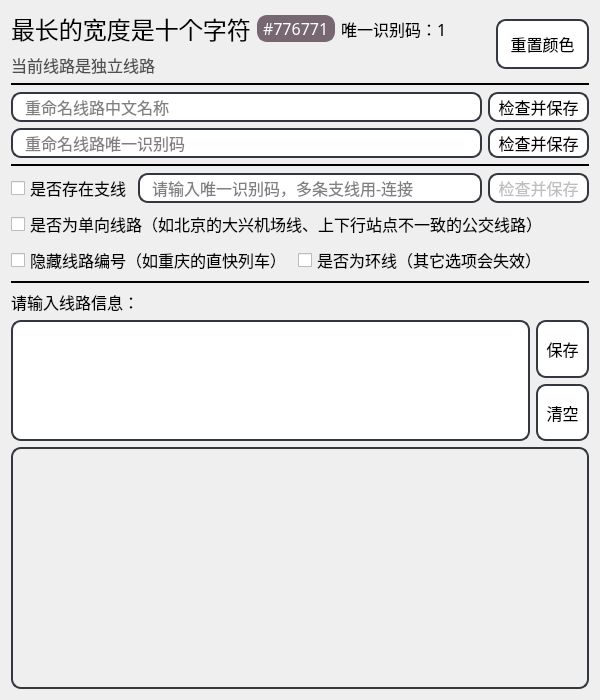
<?xml version="1.0" encoding="UTF-8"?>
<ui version="4.0">
 <class>make_layout</class>
 <widget class="QDialog" name="make_layout">
  <property name="geometry">
   <rect>
    <x>0</x>
    <y>0</y>
    <width>600</width>
    <height>700</height>
   </rect>
  </property>
  <property name="font">
   <font>
    <family>黑体</family>
    <pointsize>12</pointsize>
   </font>
  </property>
  <property name="windowTitle">
   <string>鹅山通</string>
  </property>
  <property name="windowIcon">
   <iconset>
    <normaloff>icon.svg</normaloff>icon.svg</iconset>
  </property>
  <property name="layoutDirection">
   <enum>Qt::RightToLeft</enum>
  </property>
  <layout class="QVBoxLayout" stretch="0,0,0,0,0,0,0,0,0,0,50,100">
   <item>
    <layout class="QHBoxLayout" name="title_layout">
     <item>
      <widget class="QPushButton" name="changeColor">
       <property name="sizePolicy">
        <sizepolicy hsizetype="Fixed" vsizetype="Fixed">
         <horstretch>0</horstretch>
         <verstretch>0</verstretch>
        </sizepolicy>
       </property>
       <property name="minimumSize">
        <size>
         <width>0</width>
         <height>50</height>
        </size>
       </property>
       <property name="font">
        <font>
         <family>黑体</family>
         <pointsize>12</pointsize>
        </font>
       </property>
       <property name="styleSheet">
        <string notr="true">QPushButton {
	border-radius: 10px;
	border: 2px solid #33373E;
    background-color: #FFFFFF;      
}
QPushButton:hover {
    background-color: rgb(209, 209, 209);
}
QPushButton:pressed {
    background-color: rgb(190, 190, 190); 
}</string>
       </property>
       <property name="text">
        <string>   重置颜色   </string>
       </property>
      </widget>
     </item>
     <item>
      <layout class="QVBoxLayout" name="information_layout">
       <item>
        <layout class="QHBoxLayout" name="color_name_layout">
         <item>
          <widget class="QLabel" name="routeID">
           <property name="sizePolicy">
            <sizepolicy hsizetype="Preferred" vsizetype="Fixed">
             <horstretch>0</horstretch>
             <verstretch>0</verstretch>
            </sizepolicy>
           </property>
           <property name="font">
            <font>
             <family>黑体</family>
             <pointsize>12</pointsize>
            </font>
           </property>
           <property name="text">
            <string>唯一识别码：1</string>
           </property>
          </widget>
         </item>
         <item>
          <widget class="QLabel" name="colorID">
           <property name="sizePolicy">
            <sizepolicy hsizetype="Fixed" vsizetype="Fixed">
             <horstretch>0</horstretch>
             <verstretch>0</verstretch>
            </sizepolicy>
           </property>
           <property name="font">
            <font>
             <family>黑体</family>
             <pointsize>12</pointsize>
            </font>
           </property>
           <property name="styleSheet">
            <string notr="true">QLabel {
	color: rgb(255,255,255);
	border: 2px solid #776771; 
	background-color: #776771; 
	border-radius: 10px; 
}</string>
           </property>
           <property name="text">
            <string>#776771</string>
           </property>
          </widget>
         </item>
         <item>
          <widget class="QLabel" name="name">
           <property name="sizePolicy">
            <sizepolicy hsizetype="Fixed" vsizetype="Fixed">
             <horstretch>0</horstretch>
             <verstretch>0</verstretch>
            </sizepolicy>
           </property>
           <property name="font">
            <font>
             <family>黑体</family>
             <pointsize>18</pointsize>
             <weight>50</weight>
             <bold>false</bold>
             <underline>false</underline>
            </font>
           </property>
           <property name="styleSheet">
            <string notr="true"/>
           </property>
           <property name="text">
            <string>最长的宽度是十个字符</string>
           </property>
           <property name="textFormat">
            <enum>Qt::AutoText</enum>
           </property>
           <property name="alignment">
            <set>Qt::AlignBottom|Qt::AlignLeading|Qt::AlignLeft</set>
           </property>
          </widget>
         </item>
        </layout>
       </item>
       <item>
        <widget class="QLabel" name="branchCondition">
         <property name="font">
          <font>
           <family>黑体</family>
           <pointsize>12</pointsize>
          </font>
         </property>
         <property name="styleSheet">
          <string notr="true">color: #505050;</string>
         </property>
         <property name="text">
          <string>当前线路是独立线路</string>
         </property>
        </widget>
       </item>
      </layout>
     </item>
    </layout>
   </item>
   <item>
    <widget class="Line" name="line_2">
     <property name="frameShadow">
      <enum>QFrame::Plain</enum>
     </property>
     <property name="lineWidth">
      <number>2</number>
     </property>
     <property name="orientation">
      <enum>Qt::Horizontal</enum>
     </property>
    </widget>
   </item>
   <item>
    <layout class="QHBoxLayout" name="horizontalLayout_2">
     <item>
      <widget class="QPushButton" name="checkName">
       <property name="sizePolicy">
        <sizepolicy hsizetype="Minimum" vsizetype="Fixed">
         <horstretch>0</horstretch>
         <verstretch>0</verstretch>
        </sizepolicy>
       </property>
       <property name="minimumSize">
        <size>
         <width>0</width>
         <height>30</height>
        </size>
       </property>
       <property name="styleSheet">
        <string notr="true">QPushButton {
	border-radius: 10px;
	border: 2px solid #33373E;
    background-color: #FFFFFF;      
}
QPushButton:hover {
    background-color: rgb(209, 209, 209);
}
QPushButton:pressed {
    background-color: rgb(190, 190, 190); 
}</string>
       </property>
       <property name="text">
        <string>  检查并保存  </string>
       </property>
      </widget>
     </item>
     <item>
      <widget class="QLineEdit" name="changeName">
       <property name="sizePolicy">
        <sizepolicy hsizetype="Expanding" vsizetype="Fixed">
         <horstretch>0</horstretch>
         <verstretch>0</verstretch>
        </sizepolicy>
       </property>
       <property name="minimumSize">
        <size>
         <width>0</width>
         <height>30</height>
        </size>
       </property>
       <property name="styleSheet">
        <string notr="true">QLineEdit {
    border: 2px solid #33373E;     
    border-radius: 10px;            
    padding-left: 10px;             
    padding-right: 10px;          
    color: #000000;                 
    background-color: #FFFFFF;      
}
</string>
       </property>
       <property name="placeholderText">
        <string>重命名线路中文名称</string>
       </property>
      </widget>
     </item>
    </layout>
   </item>
   <item>
    <layout class="QHBoxLayout" name="horizontalLayout_3">
     <item>
      <widget class="QPushButton" name="checkCode">
       <property name="sizePolicy">
        <sizepolicy hsizetype="Minimum" vsizetype="Fixed">
         <horstretch>0</horstretch>
         <verstretch>0</verstretch>
        </sizepolicy>
       </property>
       <property name="minimumSize">
        <size>
         <width>0</width>
         <height>30</height>
        </size>
       </property>
       <property name="styleSheet">
        <string notr="true">QPushButton {
	border-radius: 10px;
	border: 2px solid #33373E;
    background-color: #FFFFFF;      
}
QPushButton:hover {
    background-color: rgb(209, 209, 209);
}
QPushButton:pressed {
    background-color: rgb(190, 190, 190); 
}</string>
       </property>
       <property name="text">
        <string>  检查并保存  </string>
       </property>
      </widget>
     </item>
     <item>
      <widget class="QLineEdit" name="changeCode">
       <property name="sizePolicy">
        <sizepolicy hsizetype="Expanding" vsizetype="Fixed">
         <horstretch>0</horstretch>
         <verstretch>0</verstretch>
        </sizepolicy>
       </property>
       <property name="minimumSize">
        <size>
         <width>0</width>
         <height>30</height>
        </size>
       </property>
       <property name="styleSheet">
        <string notr="true">QLineEdit {
    border: 2px solid #33373E;     
    border-radius: 10px;            
    padding-left: 10px;             
    padding-right: 10px;          
    color: #000000;                 
    background-color: #FFFFFF;      
}
</string>
       </property>
       <property name="placeholderText">
        <string>重命名线路唯一识别码</string>
       </property>
      </widget>
     </item>
    </layout>
   </item>
   <item>
    <widget class="Line" name="line">
     <property name="frameShadow">
      <enum>QFrame::Plain</enum>
     </property>
     <property name="lineWidth">
      <number>2</number>
     </property>
     <property name="orientation">
      <enum>Qt::Horizontal</enum>
     </property>
    </widget>
   </item>
   <item>
    <layout class="QHBoxLayout" name="branch_layout">
     <item>
      <widget class="QPushButton" name="testBranch">
       <property name="enabled">
        <bool>false</bool>
       </property>
       <property name="sizePolicy">
        <sizepolicy hsizetype="Preferred" vsizetype="Fixed">
         <horstretch>0</horstretch>
         <verstretch>0</verstretch>
        </sizepolicy>
       </property>
       <property name="minimumSize">
        <size>
         <width>0</width>
         <height>30</height>
        </size>
       </property>
       <property name="styleSheet">
        <string notr="true">QPushButton {
	border-radius: 10px;
	border: 2px solid #33373E;
    background-color: #FFFFFF;      
}
QPushButton:hover {
    background-color: rgb(209, 209, 209);
}
QPushButton:pressed {
    background-color: rgb(190, 190, 190); 
}</string>
       </property>
       <property name="text">
        <string>  检查并保存  </string>
       </property>
       <property name="checkable">
        <bool>false</bool>
       </property>
       <property name="flat">
        <bool>false</bool>
       </property>
      </widget>
     </item>
     <item>
      <widget class="QLineEdit" name="keyInBranch">
       <property name="sizePolicy">
        <sizepolicy hsizetype="Expanding" vsizetype="Fixed">
         <horstretch>0</horstretch>
         <verstretch>0</verstretch>
        </sizepolicy>
       </property>
       <property name="minimumSize">
        <size>
         <width>0</width>
         <height>30</height>
        </size>
       </property>
       <property name="styleSheet">
        <string notr="true">QLineEdit {
    border: 2px solid #33373E;     
    border-radius: 10px;            
    padding-left: 10px;             
    padding-right: 10px;          
    color: #000000;                 
    background-color: #FFFFFF;      
}
</string>
       </property>
       <property name="inputMask">
        <string/>
       </property>
       <property name="readOnly">
        <bool>true</bool>
       </property>
       <property name="placeholderText">
        <string>请输入唯一识别码，多条支线用-连接</string>
       </property>
      </widget>
     </item>
     <item>
      <widget class="QCheckBox" name="haveBranch">
       <property name="sizePolicy">
        <sizepolicy hsizetype="Minimum" vsizetype="Fixed">
         <horstretch>0</horstretch>
         <verstretch>0</verstretch>
        </sizepolicy>
       </property>
       <property name="minimumSize">
        <size>
         <width>0</width>
         <height>30</height>
        </size>
       </property>
       <property name="layoutDirection">
        <enum>Qt::LeftToRight</enum>
       </property>
       <property name="text">
        <string>是否存在支线</string>
       </property>
       <property name="checked">
        <bool>false</bool>
       </property>
       <property name="tristate">
        <bool>false</bool>
       </property>
      </widget>
     </item>
    </layout>
   </item>
   <item>
    <widget class="QCheckBox" name="oneDirection">
     <property name="sizePolicy">
      <sizepolicy hsizetype="Expanding" vsizetype="Fixed">
       <horstretch>0</horstretch>
       <verstretch>30</verstretch>
      </sizepolicy>
     </property>
     <property name="minimumSize">
      <size>
       <width>0</width>
       <height>30</height>
      </size>
     </property>
     <property name="layoutDirection">
      <enum>Qt::LeftToRight</enum>
     </property>
     <property name="text">
      <string>是否为单向线路（如北京的大兴机场线、上下行站点不一致的公交线路）</string>
     </property>
    </widget>
   </item>
   <item>
    <layout class="QHBoxLayout" name="horizontalLayout_4">
     <item>
      <widget class="QCheckBox" name="loop">
       <property name="sizePolicy">
        <sizepolicy hsizetype="Expanding" vsizetype="Fixed">
         <horstretch>0</horstretch>
         <verstretch>30</verstretch>
        </sizepolicy>
       </property>
       <property name="minimumSize">
        <size>
         <width>0</width>
         <height>30</height>
        </size>
       </property>
       <property name="layoutDirection">
        <enum>Qt::LeftToRight</enum>
       </property>
       <property name="text">
        <string>是否为环线（其它选项会失效）</string>
       </property>
       <property name="checkable">
        <bool>true</bool>
       </property>
      </widget>
     </item>
     <item>
      <widget class="QCheckBox" name="numHidden">
       <property name="sizePolicy">
        <sizepolicy hsizetype="Minimum" vsizetype="Fixed">
         <horstretch>0</horstretch>
         <verstretch>30</verstretch>
        </sizepolicy>
       </property>
       <property name="minimumSize">
        <size>
         <width>0</width>
         <height>30</height>
        </size>
       </property>
       <property name="layoutDirection">
        <enum>Qt::LeftToRight</enum>
       </property>
       <property name="text">
        <string>隐藏线路编号（如重庆的直快列车）</string>
       </property>
      </widget>
     </item>
    </layout>
   </item>
   <item>
    <widget class="Line" name="line_3">
     <property name="frameShadow">
      <enum>QFrame::Plain</enum>
     </property>
     <property name="lineWidth">
      <number>2</number>
     </property>
     <property name="orientation">
      <enum>Qt::Horizontal</enum>
     </property>
    </widget>
   </item>
   <item>
    <widget class="QLabel" name="label">
     <property name="sizePolicy">
      <sizepolicy hsizetype="Preferred" vsizetype="Fixed">
       <horstretch>0</horstretch>
       <verstretch>0</verstretch>
      </sizepolicy>
     </property>
     <property name="text">
      <string>请输入线路信息：</string>
     </property>
    </widget>
   </item>
   <item>
    <layout class="QHBoxLayout" name="horizontalLayout">
     <item>
      <layout class="QVBoxLayout" name="verticalLayout">
       <item>
        <widget class="QPushButton" name="save">
         <property name="sizePolicy">
          <sizepolicy hsizetype="Fixed" vsizetype="Preferred">
           <horstretch>0</horstretch>
           <verstretch>0</verstretch>
          </sizepolicy>
         </property>
         <property name="styleSheet">
          <string notr="true">QPushButton {
	border-radius: 10px;
	border: 2px solid #33373E;
    background-color: #FFFFFF;      
}
QPushButton:hover {
    background-color: rgb(209, 209, 209);
}
QPushButton:pressed {
    background-color: rgb(190, 190, 190); 
}</string>
         </property>
         <property name="text">
          <string>  保存  </string>
         </property>
        </widget>
       </item>
       <item>
        <widget class="QPushButton" name="clear">
         <property name="sizePolicy">
          <sizepolicy hsizetype="Fixed" vsizetype="Preferred">
           <horstretch>0</horstretch>
           <verstretch>0</verstretch>
          </sizepolicy>
         </property>
         <property name="styleSheet">
          <string notr="true">QPushButton {
	border-radius: 10px;
	border: 2px solid #33373E;
    background-color: #FFFFFF;      
}
QPushButton:hover {
    background-color: rgb(209, 209, 209);
}
QPushButton:pressed {
    background-color: rgb(190, 190, 190); 
}</string>
         </property>
         <property name="text">
          <string>  清空  </string>
         </property>
        </widget>
       </item>
      </layout>
     </item>
     <item>
      <widget class="QTextEdit" name="info">
       <property name="sizePolicy">
        <sizepolicy hsizetype="Expanding" vsizetype="Preferred">
         <horstretch>0</horstretch>
         <verstretch>0</verstretch>
        </sizepolicy>
       </property>
       <property name="minimumSize">
        <size>
         <width>0</width>
         <height>0</height>
        </size>
       </property>
       <property name="styleSheet">
        <string notr="true">QTextEdit {
    border: 2px solid #33373E;     
    border-radius: 10px;                  
	padding: 10px;   
    color: #000000;                 
    background-color: #FFFFFF;      
}

QTextEdit QScrollBar:vertical {
    border: none;
    background: transparent; /* 滚动条背景透明 */
    width: 10px; /* 滚动条宽度 */
    margin: 0px 0 0px 0;
}

QTextEdit QScrollBar::handle:vertical {
    background: Gainsboro; /* 滑块颜色 */
    min-height: 20px; /* 滑块最小高度 */
    border-radius: 5px; /* 滑块圆角 */
    border: none;
}

QTextEdit QScrollBar::handle:vertical:hover,
QTextEdit QScrollBar::handle:vertical:pressed {
    background: rgb(209, 209, 209); /* 鼠标悬停或按下时的滑块颜色 */
}

QTextEdit QScrollBar::add-line:vertical,
QTextEdit QScrollBar::sub-line:vertical {
    border: none;
    height: 0px; /* 隐藏上下按钮 */
    background: none;
}

QTextEdit QScrollBar::add-page:vertical,
QTextEdit QScrollBar::sub-page:vertical {
    background: transparent; /* 滑块上下未占用区域背景透明 */
}
</string>
       </property>
      </widget>
     </item>
    </layout>
   </item>
   <item>
    <widget class="QScrollArea" name="scrollArea">
     <property name="sizePolicy">
      <sizepolicy hsizetype="Expanding" vsizetype="Expanding">
       <horstretch>0</horstretch>
       <verstretch>0</verstretch>
      </sizepolicy>
     </property>
     <property name="font">
      <font>
       <family>黑体</family>
       <pointsize>12</pointsize>
      </font>
     </property>
     <property name="layoutDirection">
      <enum>Qt::LeftToRight</enum>
     </property>
     <property name="styleSheet">
      <string notr="true">#scrollArea {
	border-radius: 10px;
	border: 2px solid #33373E;
	border-style: solid;
	padding: 10px;
}
QScrollBar:vertical {
border: none;
width: 10px;
margin: 0px 0 0px 0;
}
QScrollBar::handle:vertical {
background: Gainsboro;
min-height: 20px;
border-radius: 5px;
border: none;
}
QScrollBar::add-line:vertical {
border: 0px solid grey;
height: 0px;
subcontrol-position: bottom;
subcontrol-origin: margin;
}
QScrollBar::sub-line:vertical {
border: 0px solid grey;
height: 0px;
subcontrol-position: top;
subcontrol-origin: margin;
}
QScrollBar::add-page:vertical, QScrollBar::sub-page:vertical {
background: none;
width: 0px;
height: 0px;
}
QScrollBar::handle:vertical:hover,QScrollBar::handle:vertical:pressed{
background: rgb(209, 209, 209);
min-height: 20px;
border-radius: 5px;
border: none;
}</string>
     </property>
     <property name="horizontalScrollBarPolicy">
      <enum>Qt::ScrollBarAlwaysOff</enum>
     </property>
     <property name="widgetResizable">
      <bool>true</bool>
     </property>
     <widget class="QWidget" name="scrollAreaWidgetContents">
      <property name="geometry">
       <rect>
        <x>0</x>
        <y>0</y>
        <width>558</width>
        <height>230</height>
       </rect>
      </property>
      <property name="layoutDirection">
       <enum>Qt::LeftToRight</enum>
      </property>
     </widget>
    </widget>
   </item>
  </layout>
 </widget>
 <resources/>
 <connections/>
</ui>
